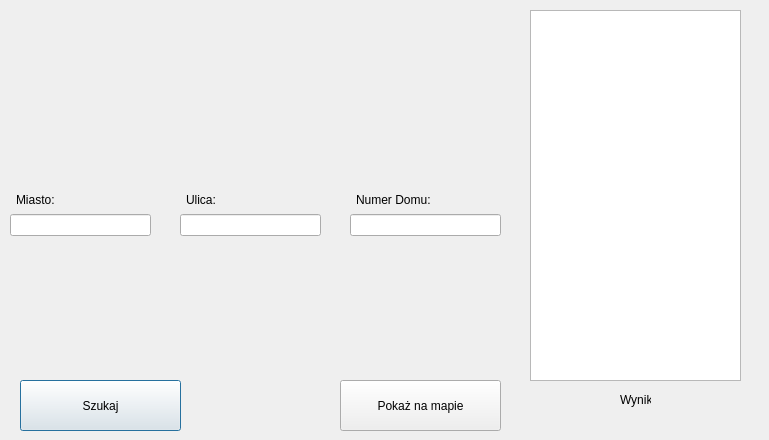
<?xml version="1.0" encoding="UTF-8"?>
<ui version="4.0">
 <class>DbfinderDialogBase</class>
 <widget class="QDialog" name="DbfinderDialogBase">
  <property name="geometry">
   <rect>
    <x>0</x>
    <y>0</y>
    <width>769</width>
    <height>440</height>
   </rect>
  </property>
  <property name="windowTitle">
   <string>DatabaseFinder</string>
  </property>
  <widget class="QWidget" name="gridLayoutWidget">
   <property name="geometry">
    <rect>
     <x>10</x>
     <y>210</y>
     <width>141</width>
     <height>31</height>
    </rect>
   </property>
   <layout class="QGridLayout" name="gridLayout">
    <item row="0" column="0">
     <widget class="QLineEdit" name="miastoEdt"/>
    </item>
   </layout>
  </widget>
  <widget class="QWidget" name="gridLayoutWidget_2">
   <property name="geometry">
    <rect>
     <x>180</x>
     <y>210</y>
     <width>141</width>
     <height>31</height>
    </rect>
   </property>
   <layout class="QGridLayout" name="gridLayout_2">
    <item row="0" column="0">
     <widget class="QLineEdit" name="ulicaEdt"/>
    </item>
   </layout>
  </widget>
  <widget class="QWidget" name="gridLayoutWidget_3">
   <property name="geometry">
    <rect>
     <x>350</x>
     <y>210</y>
     <width>151</width>
     <height>31</height>
    </rect>
   </property>
   <layout class="QGridLayout" name="gridLayout_3">
    <item row="0" column="0">
     <widget class="QLineEdit" name="nrdomuEdt"/>
    </item>
   </layout>
  </widget>
  <widget class="QListWidget" name="wynikEdt">
   <property name="geometry">
    <rect>
     <x>530</x>
     <y>10</y>
     <width>211</width>
     <height>371</height>
    </rect>
   </property>
  </widget>
  <widget class="QPushButton" name="szukajBtn">
   <property name="geometry">
    <rect>
     <x>20</x>
     <y>380</y>
     <width>161</width>
     <height>51</height>
    </rect>
   </property>
   <property name="text">
    <string>Szukaj</string>
   </property>
  </widget>
  <widget class="QPushButton" name="pokazBtn">
   <property name="geometry">
    <rect>
     <x>340</x>
     <y>380</y>
     <width>161</width>
     <height>51</height>
    </rect>
   </property>
   <property name="text">
    <string>Pokaż na mapie</string>
   </property>
  </widget>
  <widget class="QLabel" name="et1">
   <property name="geometry">
    <rect>
     <x>16</x>
     <y>190</y>
     <width>81</width>
     <height>20</height>
    </rect>
   </property>
   <property name="text">
    <string>Miasto:</string>
   </property>
  </widget>
  <widget class="QLabel" name="et3">
   <property name="geometry">
    <rect>
     <x>356</x>
     <y>190</y>
     <width>91</width>
     <height>20</height>
    </rect>
   </property>
   <property name="text">
    <string>Numer Domu:</string>
   </property>
  </widget>
  <widget class="QLabel" name="et2">
   <property name="geometry">
    <rect>
     <x>186</x>
     <y>190</y>
     <width>81</width>
     <height>20</height>
    </rect>
   </property>
   <property name="text">
    <string>Ulica:</string>
   </property>
  </widget>
  <widget class="QLabel" name="et4">
   <property name="geometry">
    <rect>
     <x>620</x>
     <y>390</y>
     <width>31</width>
     <height>20</height>
    </rect>
   </property>
   <property name="text">
    <string>Wynik</string>
   </property>
  </widget>
 </widget>
 <resources/>
 <connections/>
</ui>
